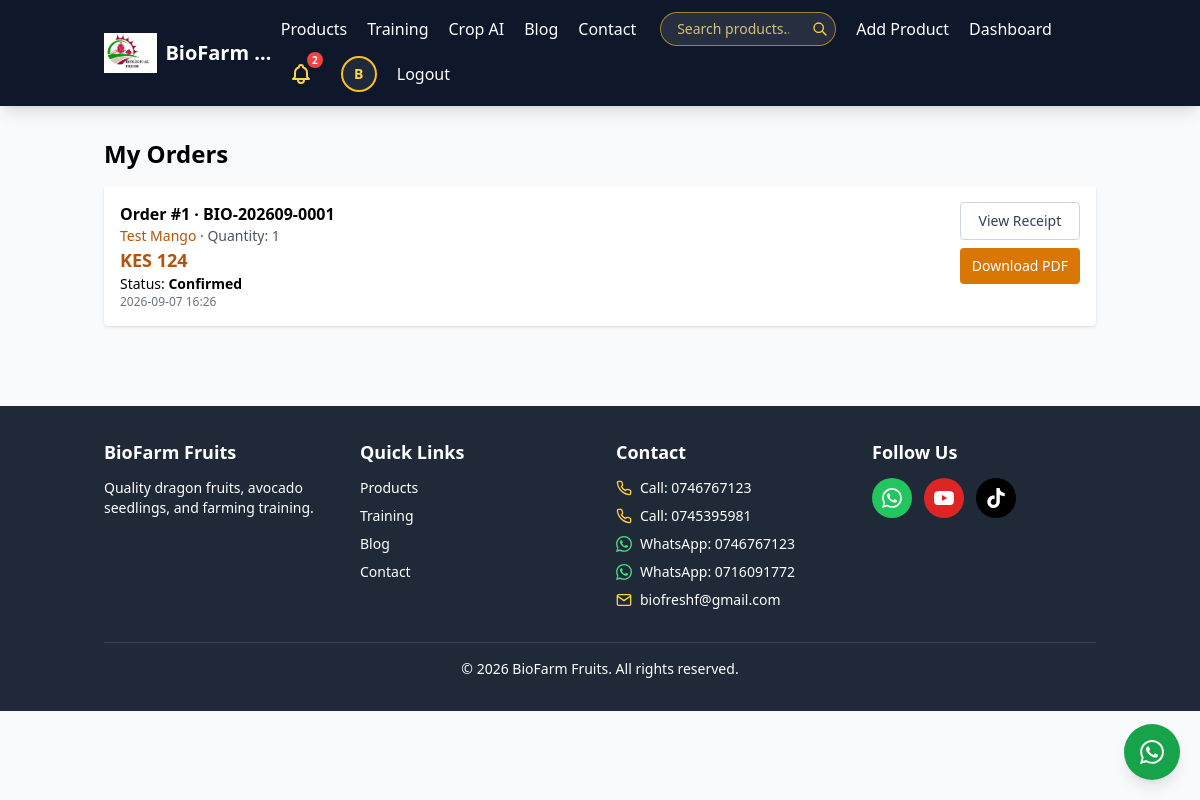
Screenshot of /my-orders (signed in) with the database file from the repository.
### app.py (models this page shows, shortened)
class User(UserMixin, db.Model):
    __tablename__ = 'users'
    id = db.Column(db.Integer, primary_key=True)
    username = db.Column(db.String(80), unique=True, nullable=False)
    email = db.Column(db.String(120), unique=True, nullable=False)
    phone = db.Column(db.String(20))
    password_hash = db.Column(db.String(200))
    role = db.Column(db.String(20), default='customer')
    avatar = db.Column(db.String(200))
    bio = db.Column(db.Text)
    location = db.Column(db.String(120))
    verified = db.Column(db.Boolean, default=False)
    is_active = db.Column(db.Boolean, default=True)
    batch_number = db.Column(db.String(20), unique=True)
    created_at = db.Column(db.DateTime, default=utcnow)
    last_login = db.Column(db.DateTime)
    def is_admin(self):
        return self.role in ('admin', 'chief_admin')
    def is_chief_admin(self):
        return self.role == 'chief_admin'
    def can_manage_products(self):
        return self.role in ('admin', 'chief_admin', 'farmer')
    def can_use_pos(self):
        return self.role in ('cashier', 'admin', 'chief_admin')

class Order(db.Model):
    __tablename__ = 'orders'
    id = db.Column(db.Integer, primary_key=True)
    order_number = db.Column(db.String(20), unique=True)
    user_id = db.Column(db.Integer, db.ForeignKey('users.id'), nullable=False)
    product_id = db.Column(db.Integer, db.ForeignKey('products.id'), nullable=False)
    quantity = db.Column(db.Integer, default=1)
    total_price = db.Column(db.Float)
    status = db.Column(db.String(20), default='pending')
    delivery_address = db.Column(db.Text)
    delivery_phone = db.Column(db.String(20))
    notes = db.Column(db.Text)
    receipt_number = db.Column(db.String(20), unique=True)
    created_at = db.Column(db.DateTime, default=utcnow)
    delivered_at = db.Column(db.DateTime)
    user = db.relationship('User', backref='orders')
    product = db.relationship('Product', backref='orders')

class Product(db.Model):
    __tablename__ = 'products'
    id = db.Column(db.Integer, primary_key=True)
    name = db.Column(db.String(120), nullable=False)
    description = db.Column(db.Text)
    price = db.Column(db.Float, nullable=False)
    category = db.Column(db.String(50))
    sub_category = db.Column(db.String(50))
    organic = db.Column(db.Boolean, default=False)
    image = db.Column(db.String(200))
    stock = db.Column(db.Integer, default=0)
    farmer_id = db.Column(db.Integer, db.ForeignKey('users.id'))
    status = db.Column(db.String(20), default='approved')
    featured = db.Column(db.Boolean, default=False)
    views = db.Column(db.Integer, default=0)
    created_at = db.Column(db.DateTime, default=utcnow)
    updated_at = db.Column(db.DateTime, default=utcnow, onupdate=utcnow)
    farmer = db.relationship('User', backref='products')

### app.py (the view)
@app.route('/my-orders')
@login_required
def my_orders():
    orders = Order.query.filter_by(user_id=current_user.id).order_by(Order.created_at.desc()).all()
    return render_template('my_orders.html', orders=orders)

### app.py (called while the page is built)
def utcnow():
    return datetime.now(timezone.utc)

def _tailwind_css():
    path = os.path.join(app.static_folder, 'css', 'tailwind.css')
    return 'css/tailwind.css' if os.path.exists(path) else None

def placeholder_image():
    return static_v(PLACEHOLDER_PATH)

def _request_cache(key, loader):
    try:
        store = g.setdefault('_biofarm_cache', {})
    except RuntimeError:      # no application/request context
        return loader()
    if key not in store:
        store[key] = loader()
    return store[key]

def static_v(filename):
    def mtimes():
        stamps = {}
        for folder in ('css', 'js', 'img'):
            directory = os.path.join(app.static_folder, folder)
            try:
                for name in os.listdir(directory):
                    full = os.path.join(directory, name)
                    if os.path.isfile(full):
                        stamps[f'{folder}/{name}'] = int(os.path.getmtime(full))
            except OSError:
                pass
        return stamps
    stamp = _request_cache('static_mtimes', mtimes).get(filename)
    if not stamp:
        return url_for('static', filename=filename)
    return url_for('static', filename=filename, v=stamp)

@login_manager.user_loader
def load_user(user_id):
    return User.query.get(int(user_id))

def _logo_filename():
    def find():
        static = app.static_folder or os.path.join(os.path.dirname(os.path.abspath(__file__)), 'static')
        for name in ('img/logo.png', 'img/logo.jpg', 'img/logo.png.jpg', 'img/logo.jpeg'):
            if os.path.exists(os.path.join(static, name)):
                return name
        return None
    return _request_cache('logo_filename', find)

### notifications.py (called while the page is built)
def normalize_msisdn(phone, country_code='254'):
    if not phone:
        return ''
    digits = ''.join(c for c in str(phone) if c.isdigit())
    if not digits:
        return ''
    if digits.startswith('0'):
        digits = country_code + digits[1:]
    elif digits.startswith(country_code):
        pass
    elif len(digits) <= 9:
        digits = country_code + digits
    return digits

def whatsapp_link(phone, text=''):
    from urllib.parse import quote
    msisdn = normalize_msisdn(phone)
    if not msisdn:
        return ''
    url = f'https://wa.me/{msisdn}'
    if text:
        url += f'?text={quote(text)}'
    return url

def tel_link(phone):
    msisdn = normalize_msisdn(phone)
    return f'tel:+{msisdn}' if msisdn else ''

### templates/my_orders.html (shortened to what this page needs)
{% extends "base.html" %}
{% block content %}
<h2 class="text-2xl font-bold mb-4">My Orders</h2>
<div class="space-y-4">
    {% for order in orders %}
    <div class="bg-white p-4 rounded shadow">
        <div class="flex flex-wrap justify-between items-start gap-3">
            <div>
                <p class="font-bold">Order #{{ order.id }}{% if order.receipt_number %} &middot; {{ order.receipt_number }}{% endif %}</p>
                <p class="text-sm text-gray-600">
                    <a href="{{ url_for('product_detail', id=order.product_id) }}" class="text-amber-700 hover:underline">{{ order.product.name if order.product else 'Product #' ~ order.product_id }}</a>
                    &middot; Quantity: {{ order.quantity }}
                </p>
                <p class="text-lg font-semibold text-amber-700">KES {{ "{:,.0f}".format(order.total_price or 0) }}</p>
                <p class="text-sm">Status: <span class="font-semibold capitalize">{{ order.status }}</span></p>
                <p class="text-xs text-gray-500">{{ order.created_at.strftime('%Y-%m-%d %H:%M') if order.created_at else '' }}</p>
            </div>
            <div class="flex flex-col gap-2 w-full sm:w-auto">
                <a href="{{ url_for('view_receipt', id=order.id) }}" class="border border-slate-300 text-slate-700 px-3 py-2 rounded text-sm text-center hover:bg-slate-50">View Receipt</a>
                <a href="{{ url_for('download_receipt', id=order.id) }}" class="bg-amber-600 text-white px-3 py-2 rounded text-sm text-center hover:bg-amber-700">Download PDF</a>
            </div>
        </div>
    </div>
    {% else %}
    <p class="text-gray-600">No orders yet. <a href="{{ url_for('products') }}" class="text-amber-700 underline">Shop now</a></p>
    {% endfor %}
</div>
{% endblock %}

### templates/base.html (shortened to what this page needs)
<!DOCTYPE html>
<html lang="en">
{% from "_icons.html" import social_row, icon_phone, icon_whatsapp, icon_mail with context %}
<head>
    {% if tailwind_css %}
    <link rel="stylesheet" href="{{ static_v(tailwind_css) }}">
    {% else %}
    <script src="https://cdn.tailwindcss.com"></script>
    {% endif %}
</head>
<body class="bg-gray-50">
    <nav class="bg-slate-900 text-white shadow-lg">
        <div class="container mx-auto px-4">
            <div class="flex justify-between items-center py-3">
                <a href="/" class="flex min-w-0 items-center gap-2 text-lg sm:text-xl font-bold">
                    {% if logo_file %}
                    <img src="{{ static_v(logo_file) }}" alt="{{ company_name }} logo"
                         class="h-9 sm:h-10 w-auto shrink-0" width="160" height="40">
                    {% else %}
                    <span class="flex h-9 sm:h-10 w-9 sm:w-10 shrink-0 items-center justify-center rounded-full bg-amber-400 text-sm font-extrabold text-slate-900"
                          aria-hidden="true">{{ company_name[0]|upper }}</span>
                    {% endif %}
                    <span class="truncate">{{ company_name }}</span>
                </a>
                <div class="hidden md:flex flex-wrap items-center gap-x-5 gap-y-2">
                    <a href="/products" class="hover:text-amber-300">Products</a>
                    <a href="/training" class="hover:text-amber-300">Training</a>
                    <a href="/disease-detection" class="hover:text-amber-300">Crop AI</a>
                    <a href="/blog" class="hover:text-amber-300">Blog</a>
                    <a href="/contact" class="hover:text-amber-300">Contact</a>
                    <form action="/products" method="get" class="relative ml-1" role="search">
                        <input type="search" name="search" value=""
                               placeholder="Search products..." aria-label="Search products"
                               class="w-44 rounded-full border border-amber-400/60 bg-white/10 px-4 py-1.5 pr-8 text-sm text-white placeholder-amber-200/80 focus:w-56 focus:bg-white/20 focus:outline-none focus:ring-2 focus:ring-amber-400 transition-all">
                        <button type="submit" aria-label="Search"
                                class="absolute right-2 top-1/2 -translate-y-1/2 text-amber-300 hover:text-white">
                            <svg class="h-4 w-4" fill="none" stroke="currentColor" viewBox="0 0 24 24">
                                <path stroke-linecap="round" stroke-linejoin="round" stroke-width="2" d="M21 21l-6-6m2-5a7 7 0 11-14 0 7 7 0 0114 0z"/>
                            </svg>
                        </button>
                    </form>
                    {% if current_user.is_authenticated %}
                        {% if current_user.can_manage_products() %}
                            <a href="/upload-product" class="hover:text-amber-300">Add Product</a>
                        {% endif %}
                        <a href="/dashboard" class="hover:text-amber-300">Dashboard</a>
                        <div class="relative" id="notifBell">
                            <button type="button" id="notifToggle"
                                    class="relative p-2 rounded-full text-amber-300 hover:text-white hover:bg-slate-800 focus:outline-none"
                                    aria-label="Notifications ({{ unread_notifications }} unread)"
                                    aria-haspopup="true" aria-expanded="false">
                                <svg class="h-6 w-6" fill="none" stroke="currentColor" viewBox="0 0 24 24">
                                    <path stroke-linecap="round" stroke-linejoin="round" stroke-width="2" d="M15 17h5l-1.4-1.4A2 2 0 0118 14.2V11a6 6 0 00-4-5.7V5a2 2 0 10-4 0v.3A6 6 0 006 11v3.2c0 .5-.2 1-.6 1.4L4 17h5m6 0v1a3 3 0 11-6 0v-1m6 0H9"/>
                                </svg>
                                {% if unread_notifications %}
                                <span class="absolute -top-0.5 -right-0.5 flex h-4 min-w-4 items-center justify-center rounded-full bg-red-500 px-1 text-[10px] font-bold text-white">
                                    {{ unread_notifications if unread_notifications < 10 else '9+' }}
                                </span>
                                {% endif %}
                            </button>
                        </div>
                        <a href="/profile" class="flex items-center hover:opacity-80" title="My profile" aria-label="My profile">
                            {% if current_user.avatar %}
                            <img src="{{ image_src(current_user.avatar, size='thumb') }}" alt="{{ current_user.username }}"
                                 class="h-9 w-9 rounded-full border-2 border-amber-400 object-cover"
                                 width="36" height="36" decoding="async"
                                 onerror="imgFallback(this)">
                            {% else %}
                            <span class="flex h-9 w-9 items-center justify-center rounded-full border-2 border-amber-400 bg-slate-800 text-sm font-bold text-amber-300">
                                {{ current_user.username[0].upper() }}
                            </span>
                            {% endif %}
                        </a>
                        <a href="/logout" class="hover:text-amber-300">Logout</a>
                    {% else %}
                        <a href="/login" class="hover:text-amber-300">Login</a>
                        <a href="/register" class="bg-amber-400 px-4 py-2 rounded text-slate-950 hover:bg-amber-300 font-semibold">Register</a>
                    {% endif %}
                </div>
            </div>
        </div>
    </nav>
    <main class="container mx-auto px-4 py-8">
        {% block content %}{% endblock %}
    </main>
    <footer class="bg-gray-800 text-white mt-12 py-8">
        <div class="container mx-auto px-4">
            <div class="grid grid-cols-1 md:grid-cols-4 gap-8">
                <div>
                    <h4 class="font-bold text-lg mb-3">BioFarm Fruits</h4>
                    <p class="text-sm">Quality dragon fruits, avocado seedlings, and farming training.</p>
                </div>
                <div>
                    <h4 class="font-bold text-lg mb-3">Quick Links</h4>
                    <ul class="space-y-2 text-sm">
                        <li><a href="/products" class="hover:text-amber-300">Products</a></li>
                        <li><a href="/training" class="hover:text-amber-300">Training</a></li>
                        <li><a href="/blog" class="hover:text-amber-300">Blog</a></li>
                        <li><a href="/contact" class="hover:text-amber-300">Contact</a></li>
                    </ul>
                </div>
                <div>
                    <h4 class="font-bold text-lg mb-3">Contact</h4>
                    <ul class="space-y-2 text-sm">
                        <li class="flex items-center space-x-2"><span class="text-amber-300">{{ icon_phone('h-4 w-4') }}</span><a href="{{ tel_link(company_phone) }}" class="hover:text-amber-300">Call: {{ company_phone }}</a></li>
                        <li class="flex items-center space-x-2"><span class="text-amber-300">{{ icon_phone('h-4 w-4') }}</span><a href="{{ tel_link(company_phone_alt) }}" class="hover:text-amber-300">Call: {{ company_phone_alt }}</a></li>
                        <li class="flex items-center space-x-2"><span class="text-green-400">{{ icon_whatsapp('h-4 w-4') }}</span><a href="{{ wa_link(company_whatsapp) }}" target="_blank" rel="noopener" class="hover:text-amber-300">WhatsApp: {{ company_whatsapp }}</a></li>
                        <li class="flex items-center space-x-2"><span class="text-green-400">{{ icon_whatsapp('h-4 w-4') }}</span><a href="{{ wa_link(company_whatsapp_alt) }}" target="_blank" rel="noopener" class="hover:text-amber-300">WhatsApp: {{ company_whatsapp_alt }}</a></li>
                        <li class="flex items-center space-x-2"><span class="text-amber-300">{{ icon_mail('h-4 w-4') }}</span><a href="mailto:{{ company_email }}" class="hover:text-amber-300">{{ company_email }}</a></li>
                    </ul>
                </div>
                <div>
                    <h4 class="font-bold text-lg mb-3">Follow Us</h4>
                    {{ social_row() }}
                </div>
            </div>
            <div class="mt-8 pt-4 border-t border-gray-700 text-center text-sm">
                &copy; {{ now.year }} {{ company_name }}. All rights reserved.
            </div>
        </div>
    </footer>
    {% if whatsapp_url and whatsapp_url != '#' %}
    <a href="{{ whatsapp_url }}" target="_blank" rel="noopener"
       class="fixed bottom-5 right-5 z-50 bg-green-600 hover:bg-green-500 text-white rounded-full p-4 shadow-lg"
       aria-label="Chat on WhatsApp">
    </a>
    {% endif %}
</body>
</html>

### rows the page displays
User: username "B"
Order: id "1", receipt_number "BIO-202609-0001", product "Test Mango", quantity "1", total_price "124", status "Confirmed", created_at "2026-09-07 16:26"

### other values shown
{{ company_name }} "BioFarm…"
{{ unread_notifications if unread_notifications < 10 else '9+' }} "2"
{{ company_phone }} "0746767123"
{{ company_phone_alt }} "0745395981"
{{ company_whatsapp }} "0746767123"
{{ company_whatsapp_alt }} "0716091772"
{{ company_email }} "biofreshf@gmail.com"
{{ company_name }} "BioFarm Fruits"
